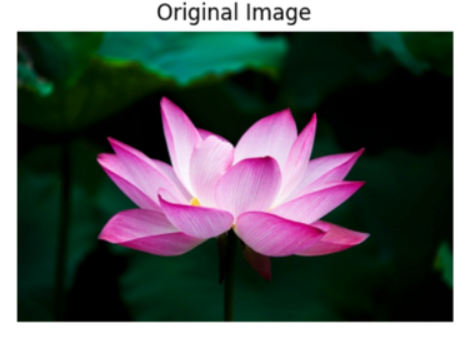
#> input picture CV Lab/lab3/phool.png, 462 x 337 px, found by its file name
$ jupyter execute --allow-errors task3-.ipynb   (older library calls are emulated)
#> lines starting #> are read from the running program, lines starting #| are printed output that depends on the picture
[cell 1]
import numpy as np
import cv2
from matplotlib import pyplot as plt

[cell 2]
def convolution2d(image, kernel,):
    image_h, image_w = image.shape
    kernel_h, kernel_w = kernel.shape


    padding_h = (kernel_h - 1) // 2
    padding_w = (kernel_w - 1) // 2

    padded_image = np.pad(image, ((padding_h, padding_h), (padding_w, padding_w)), mode='constant', constant_values=0)
    output = np.zeros((image_h, image_w))

    print(output.size)

    for i in range(image_h):
        for j in range(image_w):
            new = padded_image[i:i+kernel_h, j:j+kernel_w]
            output[i, j] = np.sum(new * kernel)
    return output

image = np.random.rand(8, 4)
print(image)
kernel = np.random.rand(3, 3)
kernel = np.flipud(np.fliplr(kernel))

convolution2d(image,kernel)

[cell 3]
#Robert cross kernel

g_x = np.array([[1,0],
                [0,-1]])
g_y = np.array([[0,1],
                [-1,0]])


task1_img = cv2.imread('phool.png',cv2.IMREAD_GRAYSCALE)
#> task1_img: shape (337, 462); min 0, max 255, mean 90.9
output = convolution2d(task1_img,g_x)
#| 155694
output1 = convolution2d(task1_img,g_y)
#| 155694
combined = np.sqrt(output**2 + output1**2)
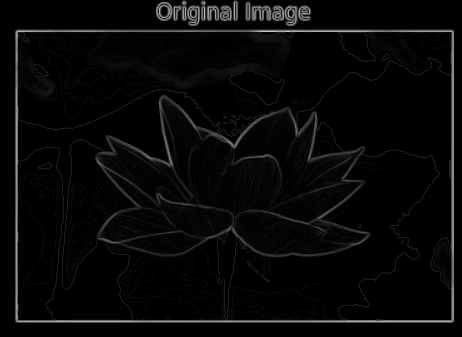
#> combined: shape (337, 462) float64; min 0, max 198.7, mean 8


plt.figure(figsize=(12,12))
plt.subplot(1,4,1)
plt.imshow(task1_img,cmap='gray')
plt.title('Original Image')
plt.axis('off')
plt.subplot(1,4,2)
plt.imshow(output,cmap='gray')
plt.title('Robert cross Gx')
plt.axis('off')
plt.subplot(1,4,3)
plt.imshow(output1,cmap='gray')
plt.title('Robert cross Gy')
plt.axis('off')
plt.subplot(1,4,4)
plt.imshow(combined,cmap='gray')
plt.title('Robert cross combined')
plt.axis('off')
plt.show()

[cell 4]
prewit_x = np.array([[-1, 0, 1],
                     [-1, 0, 1],
                     [-1, 0, 1]])

prewit_y = np.array([[-1, -1, -1],
                     [ 0,  0,  0],
                     [ 1,  1,  1]])

output3= convolution2d(task1_img,prewit_x)
#> in convolution2d (call 4), `padded_image = np.pad(image, ((padding_h, padding_h), (padding_w, padd..`:
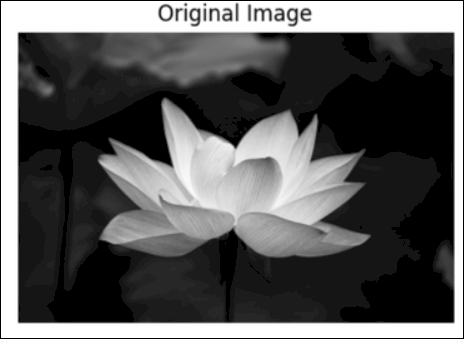
#> padded_image: shape (339, 464); min 0, max 255, mean 90
#| 155694
output4= convolution2d(task1_img,prewit_y)
#| 155694
#> after the loop in convolution2d (call 5), `for i in range(image_h):`:
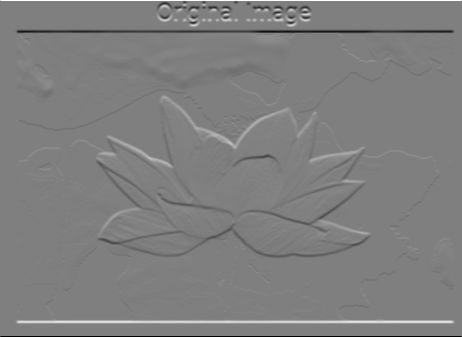
#> output: shape (337, 462) float64; min -765, max 765, mean 0; drawn with min black and max white
combined1 = np.sqrt(output3**2 + output4**2)
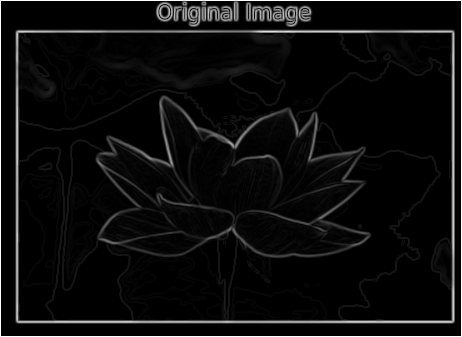
#> combined1: shape (337, 462) float64; min 0, max 765, mean 39.6; drawn with min black and max white

plt.figure(figsize=(12,12))
plt.subplot(1,4,1)
plt.imshow(task1_img,cmap='gray')
plt.title('Original Image')
plt.axis('off')

plt.subplot(1,4,2)
plt.imshow(output3,cmap='gray')
plt.title('Prewit Gx')
plt.axis('off')

plt.subplot(1,4,3)
plt.imshow(output4,cmap='gray')
plt.title('Prewit Gy')
plt.axis('off')


plt.subplot(1,4,4)
plt.imshow(combined1,cmap='gray')
plt.title('Prewit combined')
plt.axis('off')
plt.show()

[cell 5]
#sobel operator

sobel_x = np.array([[-1,0,1],
                    [-2,0,2],
                    [-1,0,1]])

sobel_y = np.array([[-1,-2,-1],
                    [0,0,0],
                    [1,2,1]])

output6 = convolution2d(task1_img,sobel_x)
#| 155694
output7= convolution2d(task1_img,sobel_y)
#| 155694
combined2 = np.sqrt(output6**2 + output7**2)

#sobel inbuilt function
sobel_x_in = cv2.Sobel(task1_img,cv2.CV_64F,1,1,ksize=5)
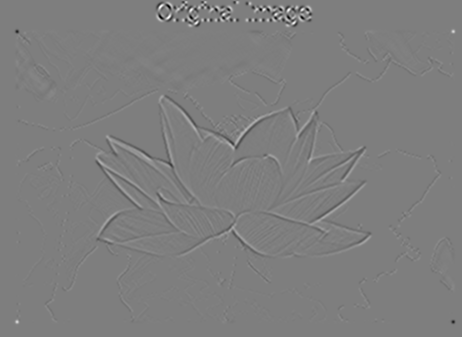
#> sobel_x_in: shape (337, 462) float64; min -2297, max 2331, mean 0; drawn with min black and max white
sobel_y_in = cv2.Sobel(task1_img,cv2.CV_64F,0,1,ksize=5)
combined_in = np.sqrt(sobel_x_in**2 + sobel_y_in**2)
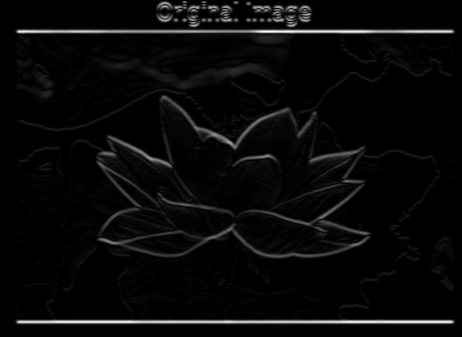
#> combined_in: shape (337, 462) float64; min 0, max 11291, mean 409.3; drawn with min black and max white

plt.figure(figsize=(12,12))
plt.subplot(1,4,1)
plt.imshow(task1_img,cmap='gray')
plt.title('Original Image')
plt.axis('off')

plt.subplot(1,4,2)
plt.imshow(output6,cmap='gray')
plt.title('Sobel Gx')
plt.axis('off')
plt.subplot(1,4,3)
plt.imshow(output7,cmap='gray')
plt.title('Sobel Gy')
plt.axis('off')

plt.subplot(1,4,4)
plt.imshow(combined2,cmap='gray')
plt.title('Sobel combined')
plt.axis('off')
plt.show()

plt.figure(figsize=(12,12))
plt.subplot(1,4,1)
plt.imshow(task1_img,cmap='gray')
plt.title('Original Image')
plt.axis('off')
plt.subplot(1,4,2)
plt.imshow(sobel_x_in,cmap='gray')
plt.title('Sobel inbuilt Gx')
plt.axis('off')
plt.subplot(1,4,3)
plt.imshow(sobel_y_in,cmap='gray')
plt.title('Sobel inbuilt Gy')
plt.axis('off')
plt.subplot(1,4,4)
plt.imshow(combined_in,cmap='gray')
plt.title('Sobel inbuilt combined')
plt.axis('off')
plt.show()

[cell 6]
# laplacian operator

laplacian_4= np.array([[0,1,0],
                        [1,-4,1],
                        [0,1,0]])

laplacian_8= np.array([[1,1,1],
                        [1,-8,1],
                        [1,1,1]])

output9 = convolution2d(task1_img,laplacian_4)
#| 155694
#> after the loop in convolution2d (call 8), `for i in range(image_h):`:
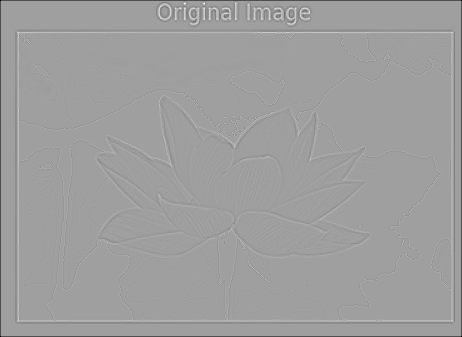
#> output: shape (337, 462) float64; min -510, max 307, mean -2.6; drawn with min black and max white
output10 = convolution2d(task1_img,laplacian_8)
#| 155694

#inbuilt function
laplacian_4_in = cv2.Laplacian(task1_img,cv2.CV_64F,ksize=3)
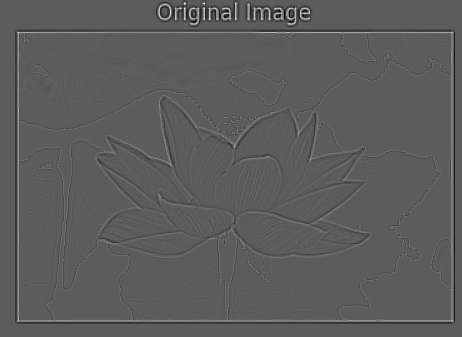
#> laplacian_4_in: shape (337, 462) float64; min -558, max 980, mean 0; drawn with min black and max white
laplacian_8_in = cv2.Laplacian(task1_img,cv2.CV_64F,ksize=5)
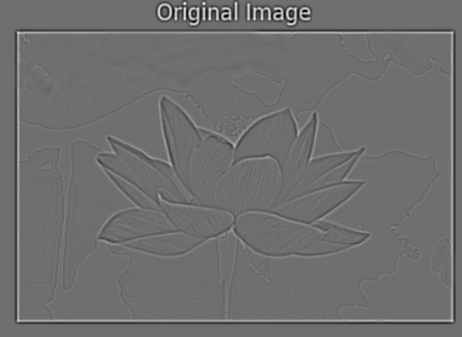
#> laplacian_8_in: shape (337, 462) float64; min -5674, max 7342, mean -0.1; drawn with min black and max white

plt.figure(figsize=(12,12))
plt.subplot(1,3,1)
plt.imshow(task1_img,cmap='gray')
plt.title('Original Image')
plt.axis('off')
plt.subplot(1,3,2)
plt.imshow(output9,cmap='gray')
plt.title('Laplacian 4')
plt.axis('off')
plt.subplot(1,3,3)
plt.imshow(output10,cmap='gray')
plt.title('Laplacian 8')
plt.axis('off')
plt.show()

plt.figure(figsize=(12,12))
plt.subplot(1,3,1)
plt.imshow(task1_img,cmap='gray')
plt.title('Original Image')
plt.axis('off')
plt.subplot(1,3,2)
plt.imshow(laplacian_4_in,cmap='gray')
plt.title('Laplacian inbuilt 4')

plt.axis('off')
plt.subplot(1,3,3)
plt.imshow(laplacian_8_in,cmap='gray')
plt.title('Laplacian inbuilt 8')
plt.axis('off')
plt.show()

[cell 7]
# canny edge detection

sobel_x = np.array([[-1,0,1],
                    [-2,0,2],
                    [-1,0,1]])
sobel_y = np.array([[-1,-2,-1],
                    [0,0,0],
                    [1,2,1]])


canny_gx = convolution2d(task1_img,sobel_x)
#| 155694
canny_gy = convolution2d(task1_img,sobel_y)
#| 155694

combined_canny = np.sqrt(canny_gx**2 + canny_gy**2)
angle = np.arctan2(canny_gy, canny_gx)
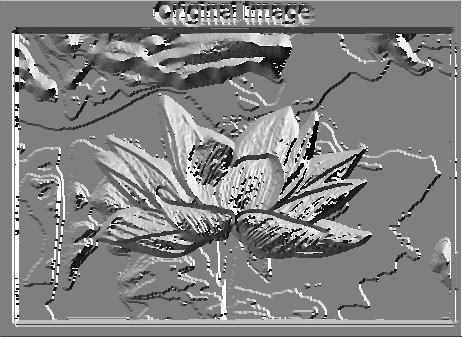
#> angle: shape (337, 462) float64; min -3.14, max 3.14, mean 0.0973; drawn with min black and max white

angle = np.degrees(angle)

#> (the rest of this cell did not finish here and is left out)
